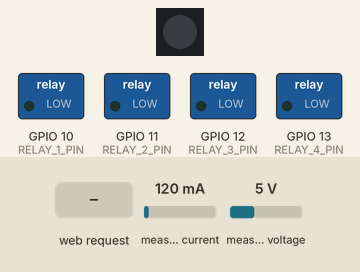
Simulated run of this sketch. Board: ESP32-C3. Shown: 1 RGB LEDs in strip order, left to right, switched loads named in the sketch (green lamp = pin HIGH). The inputs (shaded band) are chosen by the test bench; at power-on: measured current 120 mA, measured voltage 5 V. Dim RGB values are drawn brighter than linear; WiFi joins after 1.5 s; servers stay silent unless stated; the local clock reads 2024-03-15 10:24:30 at power-on unless the sketch sets it; what the sketch prints to the serial monitor is not drawn.

Above: at 0.0 s.
At 4.6 s:
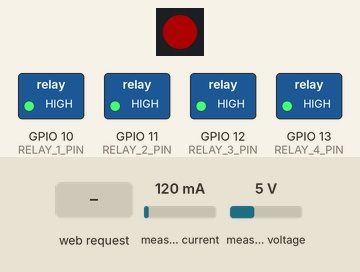
At 11.5 s:
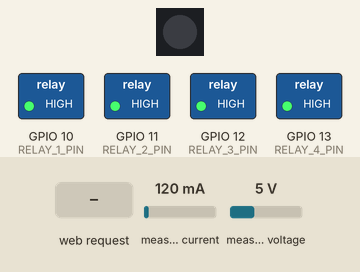
11.6 s: HTTP request GET /info received
13.1 s: HTTP request GET /relay?id=1&action=1 received
Timing chart, 0 to 16.1 s (numbered marks = the images above; inputs shaded):
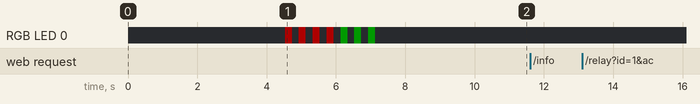

The sketch:

esp32_relay.ino
```cpp
#include <PZEM004Tv30.h>
#include <WiFi.h>
#include <WebServer.h>
#include <ArduinoJson.h>
#include <time.h>
#include <FastLED.h>

// ========== KONFIGURASI LED STATUS ==========
#define NUM_LEDS 1
#define LED_PIN 48
CRGB leds[NUM_LEDS];

// ========== KONFIGURASI WiFi ==========
const char* ssid = "SKK - STUDENT";
const char* password = "";

// ========== KONFIGURASI WEB SERVER ==========
const int webServerPort = 6528;
WebServer server(webServerPort);

// ========== DEVICE ID ==========
const char* device_id = "ESP32_001";

// ========== KONFIGURASI PZEM ==========
#define PZEM_RX_PIN 4
#define PZEM_TX_PIN 5

// ========== KONFIGURASI RELAY (4 RELAY - ACTIVE LOW) ==========
#define RELAY_1_PIN 10
#define RELAY_2_PIN 11
#define RELAY_3_PIN 12
#define RELAY_4_PIN 13

const int relayPins[] = {RELAY_1_PIN, RELAY_2_PIN, RELAY_3_PIN, RELAY_4_PIN};
const int numRelays = 4;

// ========== INTERVALS ==========
#define VOLTAGE_STABILIZATION_DELAY 2000

HardwareSerial PZEMSerial(1);
PZEM004Tv30 pzem(PZEMSerial, PZEM_RX_PIN, PZEM_TX_PIN);

// Status koneksi
bool pzemConnected = false;
bool wifiConnected = false;
bool ledStatusDone = false;

// ========== FUNGSI LED ==========
void ledBlinkRed() {
  leds[0] = CRGB::Red;
  FastLED.show();
  delay(200);
  leds[0] = CRGB::Black;
  FastLED.show();
  delay(200);
}

void ledBlinkGreen3Times() {
  for(int i = 0; i < 3; i++) {
    leds[0] = CRGB::Green;
    FastLED.show();
    delay(200);
    leds[0] = CRGB::Black;
    FastLED.show();
    delay(200);
  }
  ledStatusDone = true;
}

// ========== FUNGSI RELAY ==========
void setupRelays() {
  Serial.println("[RELAY] Initializing 4 relays...");
  for(int i = 0; i < numRelays; i++) {
    pinMode(relayPins[i], OUTPUT);
    digitalWrite(relayPins[i], HIGH); // OFF (active LOW)
    Serial.print("        Relay ");
    Serial.print(i+1);
    Serial.print(" -> GPIO");
    Serial.println(relayPins[i]);
  }
  Serial.println("[RELAY] ✅ All relays initialized (OFF)");
}

void setRelay(int relayNum, bool state) {
  if(relayNum < 1 || relayNum > numRelays) return;

  // Active LOW: LOW = ON, HIGH = OFF
  digitalWrite(relayPins[relayNum - 1], state ? LOW : HIGH);

  Serial.print("[RELAY] Relay ");
  Serial.print(relayNum);
  Serial.print(" -> ");
  Serial.println(state ? "ON" : "OFF");
}

void setAllRelays(bool state) {
  Serial.print("[RELAY] All relays -> ");
  Serial.println(state ? "ON" : "OFF");

  for(int i = 0; i < numRelays; i++) {
    digitalWrite(relayPins[i], state ? LOW : HIGH);
  }
}

// ========== WEB SERVER HANDLERS ==========

// Handler untuk /relay
void handleRelay() {
  if(!server.hasArg("id") || !server.hasArg("action")) {
    server.send(400, "application/json",
      "{\"error\":\"Missing parameters. Use: /relay?id=1&action=on\"}");
    return;
  }

  String id = server.arg("id");
  String action = server.arg("action");
  bool state = (action == "on");

  StaticJsonDocument<200> doc;

  if(id == "all") {
    setAllRelays(state);
    doc["status"] = "success";
    doc["relay"] = "all";
    doc["action"] = action;
  } else {
    int relayNum = id.toInt();
    if(relayNum >= 1 && relayNum <= numRelays) {
      setRelay(relayNum, state);
      doc["status"] = "success";
      doc["relay"] = relayNum;
      doc["action"] = action;
    } else {
      doc["status"] = "error";
      doc["message"] = "Invalid relay ID. Use 1-4 or 'all'";
      String response;
      serializeJson(doc, response);
      server.send(400, "application/json", response);
      return;
    }
  }

  String response;
  serializeJson(doc, response);
  server.send(200, "application/json", response);

  Serial.println("[API] Relay command executed: " + response);
}

// Handler untuk /info
void handleInfo() {
  Serial.println("[API] /info requested");

  // Baca data PZEM
  float voltage = pzem.voltage();
  float current = pzem.current();
  float power = pzem.power();
  float energy = pzem.energy();
  float frequency = pzem.frequency();
  float pf = pzem.pf();

  // Cek validitas data
  if(isnan(voltage) || voltage <= 0) {
    server.send(503, "application/json",
      "{\"error\":\"PZEM sensor not responding\"}");
    return;
  }

  // ✅ FIX: Hitung power manual jika PZEM return 0 atau NaN
  if(isnan(power) || power <= 0) {
    if(!isnan(current) && current > 0.01) {
      power = voltage * current * 0.5; // Estimasi PF 0.5
    }
  }

  // Buat JSON response dengan pembulatan yang tepat
  StaticJsonDocument<256> doc;
  doc["device_id"] = device_id;
  doc["voltage"] = round(voltage * 10) / 10.0;        // 1 desimal
  doc["current"] = round(current * 1000) / 1000.0;    // 3 desimal
  doc["power"] = round(power * 10) / 10.0;            // 1 desimal
  doc["energy"] = round(energy * 100) / 100.0;        // 2 desimal
  doc["frequency"] = round(frequency * 10) / 10.0;    // 1 desimal
  doc["pf"] = round(pf * 100) / 100.0;                // 2 desimal
  doc["ip"] = WiFi.localIP().toString();
  doc["rssi"] = WiFi.RSSI();

  String response;
  serializeJson(doc, response);

  server.send(200, "application/json", response);

  Serial.println("[API] Response: " + response);
}

// Handler untuk root
void handleRoot() {
  String html = "<!DOCTYPE html><html><head><title>ESP32 PZEM Monitor</title>";
  html += "<meta name='viewport' content='width=device-width, initial-scale=1'>";
  html += "<style>body{font-family:Arial;margin:20px;} ";
  html += "h1{color:#0066cc;} .info{background:#f0f0f0;padding:10px;margin:10px 0;border-radius:5px;} ";
  html += ".btn{padding:10px 20px;margin:5px;border:none;border-radius:5px;cursor:pointer;font-size:16px;} ";
  html += ".btn-on{background:#4CAF50;color:white;} .btn-off{background:#f44336;color:white;}</style></head>";
  html += "<body><h1>ESP32-C3 PZEM Web API</h1>";
  html += "<div class='info'><b>Device:</b> " + String(device_id) + "</div>";
  html += "<div class='info'><b>IP:</b> " + WiFi.localIP().toString() + "</div>";
  html += "<div class='info'><b>Port:</b> " + String(webServerPort) + "</div>";
  html += "<h2>API Endpoints:</h2>";
  html += "<div class='info'><b>GET /info</b> - Get PZEM sensor data</div>";
  html += "<div class='info'><b>GET /relay?id=1&action=on</b> - Control relay (id: 1-4 or 'all', action: on/off)</div>";
  html += "<h2>Relay Control:</h2>";

  for(int i = 1; i <= numRelays; i++) {
    html += "<div class='info'>Relay " + String(i) + ": ";
    html += "<button class='btn btn-on' onclick=\"fetch('/relay?id=" + String(i) + "&action=on')\">ON</button> ";
    html += "<button class='btn btn-off' onclick=\"fetch('/relay?id=" + String(i) + "&action=off')\">OFF</button></div>";
  }

  html += "<div class='info'>All Relays: ";
  html += "<button class='btn btn-on' onclick=\"fetch('/relay?id=all&action=on')\">ALL ON</button> ";
  html += "<button class='btn btn-off' onclick=\"fetch('/relay?id=all&action=off')\">ALL OFF</button></div>";
  html += "</body></html>";

  server.send(200, "text/html", html);
}

// ========== SETUP ==========
void setup() {
  Serial.begin(115200);
  delay(2000);

  Serial.println("\n\n========================================");
  Serial.println("  ESP32-C3 PZEM Web API");
  Serial.println("  With 4 Relay Control");
  Serial.println("========================================\n");

  // Setup LED
  Serial.println("[LED] Initializing FastLED...");
  FastLED.addLeds<WS2812, LED_PIN, GRB>(leds, NUM_LEDS);
  FastLED.setBrightness(50);
  leds[0] = CRGB::Black;
  FastLED.show();
  Serial.println("[LED] ✅ LED initialized on GPIO48");

  // Setup Relays
  setupRelays();

  // Stabilisasi power
  Serial.println("[SETUP] Power stabilization...");
  delay(VOLTAGE_STABILIZATION_DELAY);

  // Koneksi WiFi dengan LED merah berkedip
  Serial.println("[WiFi] Connecting...");
  WiFi.disconnect(true);
  delay(500);
  WiFi.mode(WIFI_STA);
  WiFi.setAutoReconnect(true);
  WiFi.persistent(false);
  WiFi.setTxPower(WIFI_POWER_11dBm);
  WiFi.begin(ssid, password);

  int attempts = 0;
  while (WiFi.status() != WL_CONNECTED && attempts < 60) {
    ledBlinkRed(); // LED merah berkedip
    Serial.print(".");
    attempts++;
  }

  Serial.println();
  wifiConnected = (WiFi.status() == WL_CONNECTED);

  if (wifiConnected) {
    Serial.print("[WiFi] ✅ Connected! IP: ");
    Serial.println(WiFi.localIP());
    Serial.print("[WiFi] RSSI: ");
    Serial.println(WiFi.RSSI());

    // LED hijau berkedip 3x lalu mati
    ledBlinkGreen3Times();

  } else {
    Serial.println("[WiFi] ❌ Failed to connect!");
    // LED merah solid jika gagal
    leds[0] = CRGB::Red;
    FastLED.show();
  }

  // Setup NTP
  if (wifiConnected) {
    Serial.println("[NTP] Syncing time...");
    configTime(7 * 3600, 0, "pool.ntp.org", "time.google.com");
    delay(2000);
  }

  // Inisialisasi PZEM
  Serial.println("[PZEM] Initializing...");
  Serial.print("        RX: GPIO");
  Serial.println(PZEM_RX_PIN);
  Serial.print("        TX: GPIO");
  Serial.println(PZEM_TX_PIN);

  PZEMSerial.begin(9600, SERIAL_8N1, PZEM_RX_PIN, PZEM_TX_PIN);
  delay(1000);

  for (int i = 0; i < 5; i++) {
    float v = pzem.voltage();
    Serial.print("[PZEM] Test read ");
    Serial.print(i+1);
    Serial.print(": ");
    Serial.println(v);

    if (!isnan(v) && v > 0) {
      pzemConnected = true;
      Serial.println("[PZEM] ✅ Connected!");
      break;
    }
    delay(1000);
  }

  if (!pzemConnected) {
    Serial.println("[PZEM] ⚠ Not Connected! (Will retry in loop)");
  }

  // Setup Web Server
  if(wifiConnected) {
    Serial.println("[WEB] Starting web server...");
    Serial.print("      Port: ");
    Serial.println(webServerPort);

    server.on("/", handleRoot);
    server.on("/info", handleInfo);
    server.on("/relay", handleRelay);

    server.onNotFound([]() {
      server.send(404, "application/json",
        "{\"error\":\"Not found. Available: /, /info, /relay\"}");
    });

    server.begin();
    Serial.println("[WEB] ✅ Server started!");
    Serial.print("      Access at: http://");
    Serial.print(WiFi.localIP());
    Serial.print(":");
    Serial.println(webServerPort);
  }

  Serial.println("\n[SETUP] ✅ Complete!\n");
  Serial.println("========================================");
  Serial.println("Available Endpoints:");
  Serial.println("- GET /         → Web interface");
  Serial.println("- GET /info     → PZEM sensor data (JSON)");
  Serial.println("- GET /relay?id=1&action=on  → Control relay");
  Serial.println("- GET /relay?id=all&action=off → Control all");
  Serial.println("========================================\n");
}

// ========== LOOP ==========
void loop() {
  // Handle web server requests
  if(wifiConnected) {
    server.handleClient();
  }

  // Cek WiFi reconnection
  if (WiFi.status() != WL_CONNECTED) {
    if (wifiConnected) {
      Serial.println("[WiFi] ⚠ Disconnected, reconnecting...");
      wifiConnected = false;
      ledStatusDone = false;

      // LED merah berkedip saat reconnecting
      while(WiFi.status() != WL_CONNECTED) {
        ledBlinkRed();
        delay(100);
      }

      wifiConnected = true;
      Serial.print("[WiFi] ✅ Reconnected! IP: ");
      Serial.println(WiFi.localIP());

      // LED hijau berkedip 3x
      ledBlinkGreen3Times();
    }
  }

  delay(10);
}
```

Measured:
- after the input at 11.6 s, every drawn part: stays the same
- after the input at 13.1 s, every drawn part: stays the same
